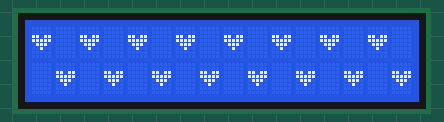
This sketch was run on a simulated Arduino Uno, built with avr-gcc and run on an emulated ATmega328P. Parts: 16×2 character LCD.

Above: at 0.2 s.
At 0.7 s:
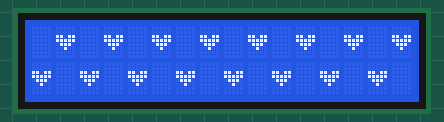

The sketch:

05_pixelart1.ino
```cpp
#include <LiquidCrystal_I2C.h>
#include <Wire.h>

LiquidCrystal_I2C lcd(0x27, 16, 2);

byte S1[8] = {
  0b00000,
  0b00000,
  0b11011,
  0b11111,
  0b01110,
  0b00100,
  0b00000,
  0b00000
};

void setup() {
  lcd.init();
  lcd.backlight();
  lcd.createChar(0, S1);
  lcd.clear();
}

void loop() {
  // First checkerboard pattern
  lcd.clear();
  for (int row = 0; row < 2; row++) {
    for (int col = 0; col < 16; col++) {
      if ((row + col) % 2 == 0) { // First pattern
        lcd.setCursor(col, row);
        lcd.write(byte(0));
      }
    }
  }
  delay(500); // Wait for half a second

  // Second checkerboard pattern (inverted)
  lcd.clear();
  for (int row = 0; row < 2; row++) {
    for (int col = 0; col < 16; col++) {
      if ((row + col) % 2 == 1) { // Inverted pattern
        lcd.setCursor(col, row);
        lcd.write(byte(0));
      }
    }
  }
  delay(500); // Wait again before repeating
}
```

Measured:
- what the display in image 1 shows lasts 0.6 s, from 0.6 s to 1.2 s
